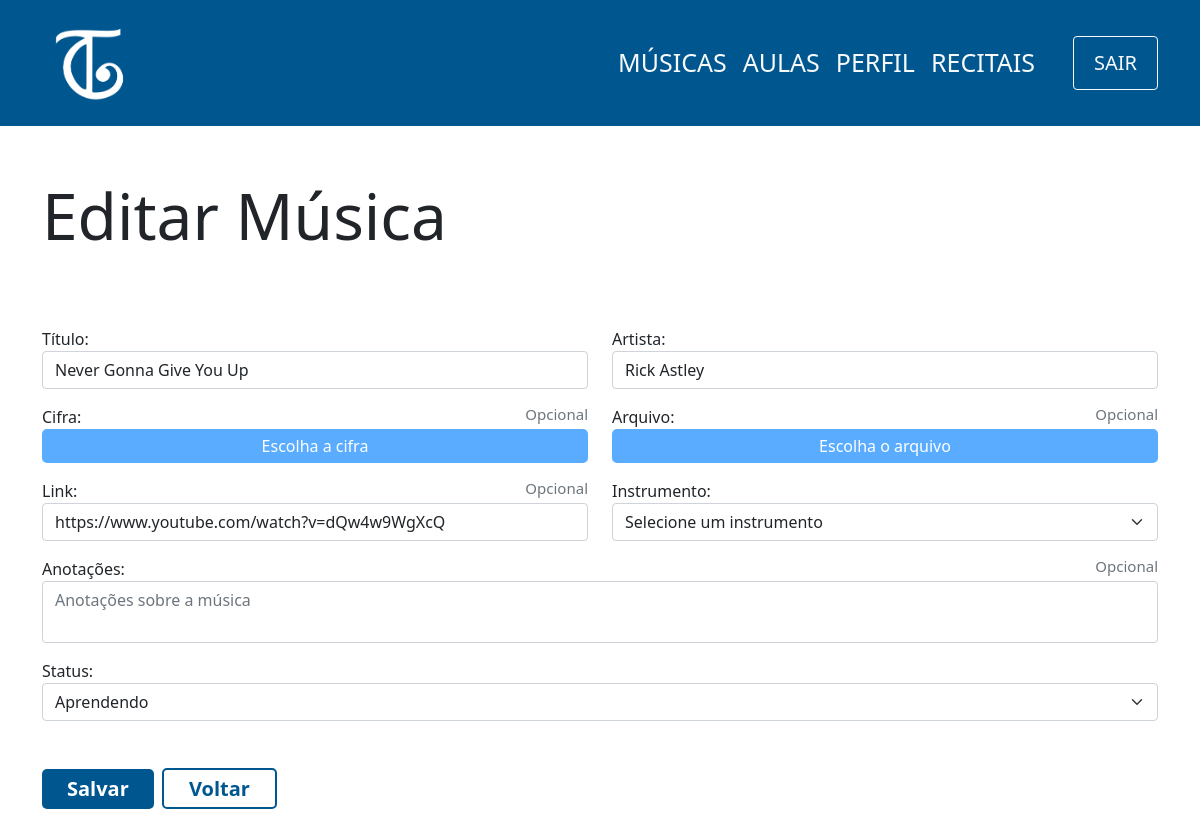
The app's page /view/musica/edit.php?idAluno=3&idMusica=3 (signed in) with its own data.
### tables this page shows
CREATE TABLE musica(
                id INTEGER PRIMARY KEY,
                nome varchar(100) not null,
                artista varchar(100) not null,
                anotacoes varchar(300) not null,
                progressao smallint not null, -- 0 -> aprendendo, 1 -> completo, 2 -> em espera, 3 -> planejando aprender
                cifra varchar(150),
                link varchar(150),
                arquivo_musica varchar(150),
                instrumento smallint not null,
                id_aluno integer not null,
                foreign key (id_aluno) references aluno(id) ON DELETE CASCADE
            );

### controller/musica/edit.php (called while the page is built)
<?php
    require '../../db/connection.php';
    if(isset($_GET['idMusica'])){
        $id = $_GET['idMusica'];
        try {
            $sql=$db->prepare('SELECT * FROM musica WHERE id=:id');
            $sql->bindParam(':id',$id);
            $sql->execute();
            $musica=$sql->fetch();
        } catch (PDOException $e) {
            echo 'Erro ao executar comando no banco de dados: ' . $e->getMessage();
            exit();
        }
    } else {
        header('Location:../../view/aluno/musicas.php?id='.$_GET['idAluno']);
    }
?>

### view/musica/edit.php (the view, shortened to what this page needs)
<?php
    include '../../layouts/navbar.php';
    include '../../controller/musica/edit.php';
?>
<div class="container">
    <div class="row mt-5">
        <h1 class="mt-1 display-3">Editar Música</h1>
        <form class="mt-5" action="../../controller/musica/update.php" method="post" enctype="multipart/form-data">
            <?php
                echo '
                <div class="row mt-3">
                    <div class="col-6">
                        <label for="titulo">Título: </label>
                        <input type="text" class="form-control" id="titulo" name="titulo" value="'.$musica['nome'].'" placeholder="Título da Música" required>
                    </div>
                    <div class="col-6">
                        <label for="artista">Artista: </label>
                        <input type="text" class="form-control" id="artista" name="artista" value="'.$musica['artista'].'" placeholder="Nome do Artista" required>
                    </div>
                </div>
                <div class="row mt-3">
                    <div class="col-6">
                        <label for="cifra" class="d-flex justify-content-between">
                            <span>Cifra:</span>
                            <span class="text-muted display-3" style="font-size:15px;">Opcional</span>
                        </label>
                        <label for="cifra" id="btnCifra" class="btn-file">Escolha a cifra</label>
                    </div>
                    <div class="col-6">
                        <label for="arquivo" class="d-flex justify-content-between">
                            <span>Arquivo:</span>
                            <span class="text-muted display-3" style="font-size:15px;">Opcional</span>
                        </label>
                        <label for="arquivo" id="btnFile" class="btn-file">Escolha o arquivo</label>
                    </div>
                </div>
                <div class="row mt-3">
                    <div class="col-6">
                        <label for="link" class="d-flex justify-content-between">
                            <span>Link:</span>
                            <span class="text-muted display-3" style="font-size:15px;">Opcional</span>
                        </label>
                        <input type="text" class="form-control" id="link" name="link" value="'.$musica['link'].'" placeholder="Link para a música">
                    </div>
                    <div class="col-6">
                        <label for="instrumento">Instrumento: </label>
                        <select class="form-select" aria-label="Default select example" name="instrumento" id="instrumento" required>
                            <option value="" selected disabled>Selecione um instrumento</option>
                        </select>
                    </div>
                </div>
                <div class="form-group mt-3">
                    <label for="anotacoes" class="d-flex justify-content-between">
                        <span>Anotações:</span>
                        <span class="text-muted display-3" style="font-size:15px;">Opcional</span>
                    </label>
                    <textarea class="form-control" id="anotacoes" name="anotacoes" placeholder="Anotações sobre a música" style="resize:none;">'.$musica['anotacoes'].'</textarea>
                </div>
                <div class="form-group mt-3">
                    <label for="status">Status: </label>
                        <select class="form-select" aria-label="Default select example" name="status" id="status">
                            <option value="1" selected>Aprendendo</option>
                        </select>
                </div>
                <input type="hidden" id="idAluno" name="idAluno" value="'.$_GET['idAluno'].'">
                <input type="hidden" id="idMusica" name="idMusica" value="'.$_GET['idMusica'].'">
                <input type="hidden" id="cifra" name="cifra" value="'.$musica['cifra'].'">
                <input type="hidden" id="arquivo_musica" name="arquivo_musica" value="'.$musica['arquivo_musica'].'">
                <div class="mt-5 mb-5">
                    <button type="submit" class="btn-principal">Salvar</button>
                    <span class="btn-secundario mx-1">
                        <a href="../aluno/musicas.php?id='.$_GET['idAluno'].'" style="text-decoration:none;color:#005790">Voltar</a>
                    </span>
                </div>
                ';
            ?>
        </form>
    </div>
</div>

### css/style.css (style rules this page uses)
a { text-decoration: none; color:white; }
.btn-principal { background-color: #005790; color:white; padding: 5px 25px; font-weight: 600; font-size:20px; border:none; border-radius:5px; cursor: pointer; text-decoration: none; }
.btn-secundario { box-sizing: border-box; text-decoration: none; background-color: white; color: #005790; text-decoration:none; padding: 5px 25px; font-weight: 600; font-size:20px; border: solid 2px #005790; border-radius:5px; cursor: pointer; }

### view/musica/edit.php (style rules this page uses)
.btn-file { background-color: #59acff; cursor: pointer; color: white; border-radius: 5px; padding: 5px 10px; font-weight: lighter; width: auto; display: block; text-align: center; transition: 0.3s ease; }

### records on screen
musica: titulo "Never Gonna Give You Up", artista "Rick Astley", link "https://www.youtube.com/watch?v=dQw4w9WgXcQ"
